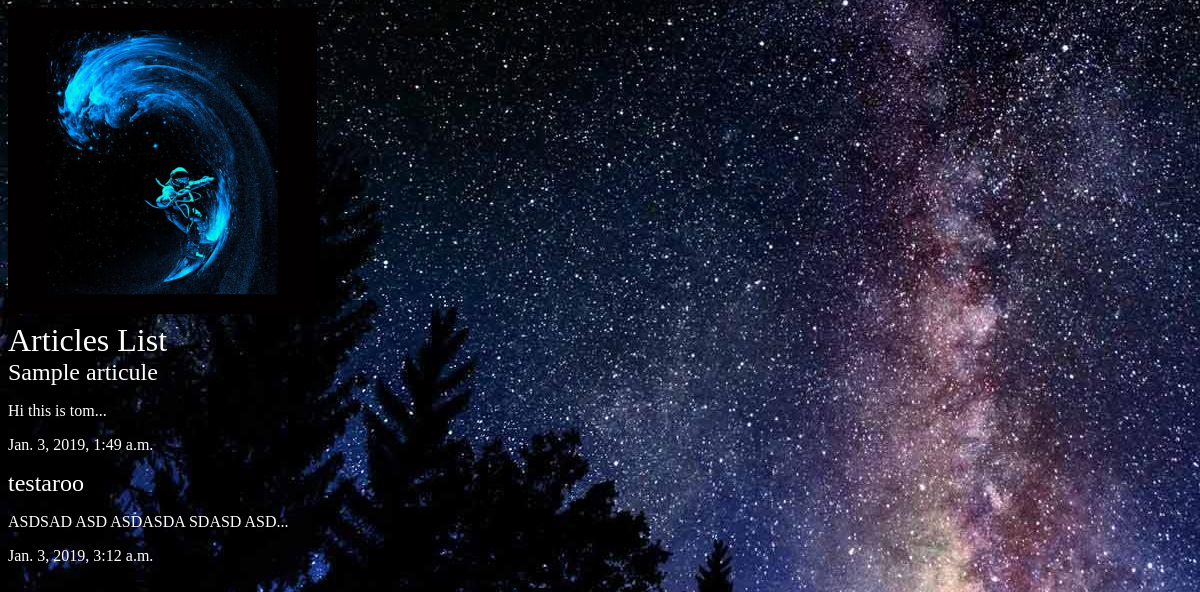
/articles/, run on an earlier commit of the app's database.
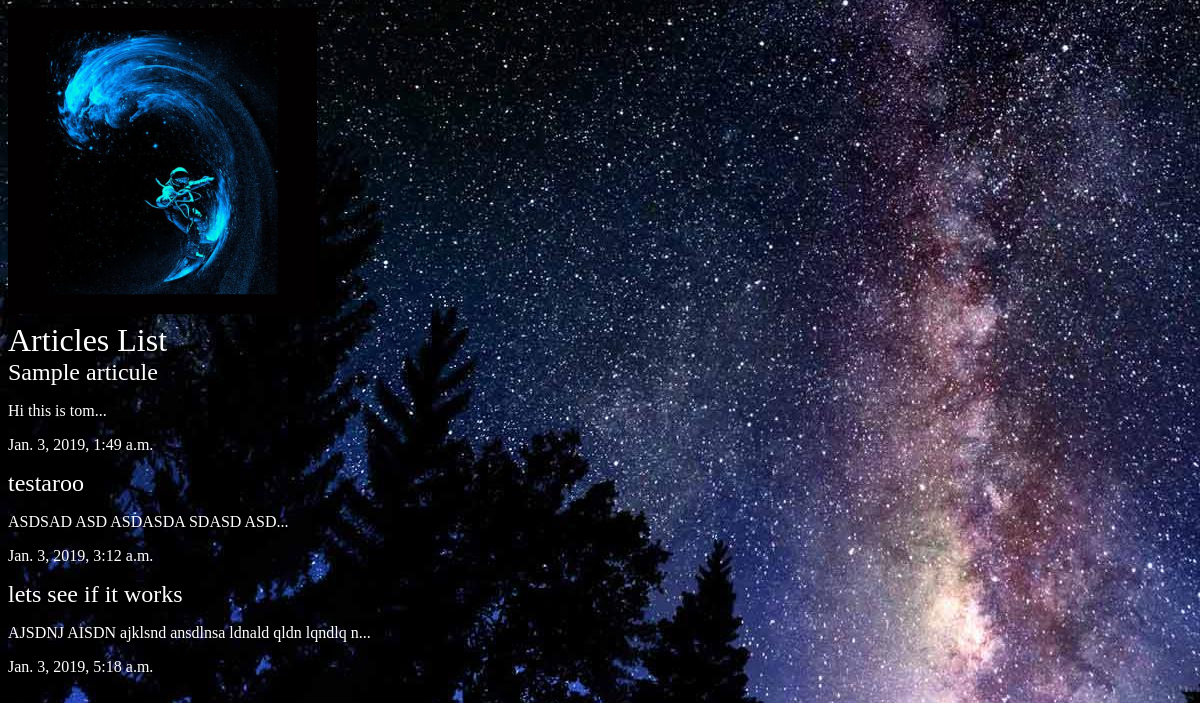
And on a later commit of the database.
### articles/models.py (models this page shows, shortened)
class Article(models.Model):
    title = models.CharField(max_length=100)
    slug = models.SlugField()
    body = models.TextField()
    date = models.DateTimeField(auto_now_add=True)
    thumb = models.ImageField(default='default.png', blank=True)
    def snippet(self):
        return self.body[:50] + '...'

### articles/views.py (the view)
def article_list(request):
    articles = Article.objects.all().order_by('date');
    return render(request, 'articles/article_list.html', { 'articles': articles })

### articles/templates/articles/article_list.html
{% extends 'base_layout.html' %}
{% block content%}
    <h1>Articles List</h1>
    <div class="articles">
    {% for article in articles %}
        <div class="article">
            <h2><a href="{% url 'articles:detail' slug=article.slug %}">{{ article.title }}</a></h2>
            <p>{{ article.snippet }}</p>
            <p>{{ article.date }}</p>
        </div>
    {% endfor %}
    </div>
{% endblock %}

### templates/base_layout.html (shortened to what this page needs)
{% load static from staticfiles %}
<!DOCTYPE html>
<html>
    <head>
        <link rel="stylesheet" href="{% static 'styles.css' %}">
    </head>
    <body>
        <header class="wrapper">
            <h1><a href="{% url 'articles:list' %}"><img src="{% static 'logosurf.png' %}" alt="djangonautic" /></a></h1>
        </header>
        <div class="wrapper">
            {% block content %}
            {% endblock %}
        </div>
    </body>
</html>

### assets/styles.css (style rules this page uses)
body { background-color: #0f121f; background-image: url(/static/stars.jpg); background-repeat-y: no-repeat; color: #fff; }
body * { font-family: Ubuntu; }
h1, h2, h3, h4, h5 { font-weight: normal; margin: 0; }
a, a:hover, a:visited { color: #fff; text-decoration: none; }

What changed in the data, as far as the page shows it:
added Article: title "lets see if it works", snippet "AJSDNJ AISDN ajklsnd ansdlnsa ldnald qldn lqndlq n...", date "Jan. 3, 2019, 5:18 a.m."
